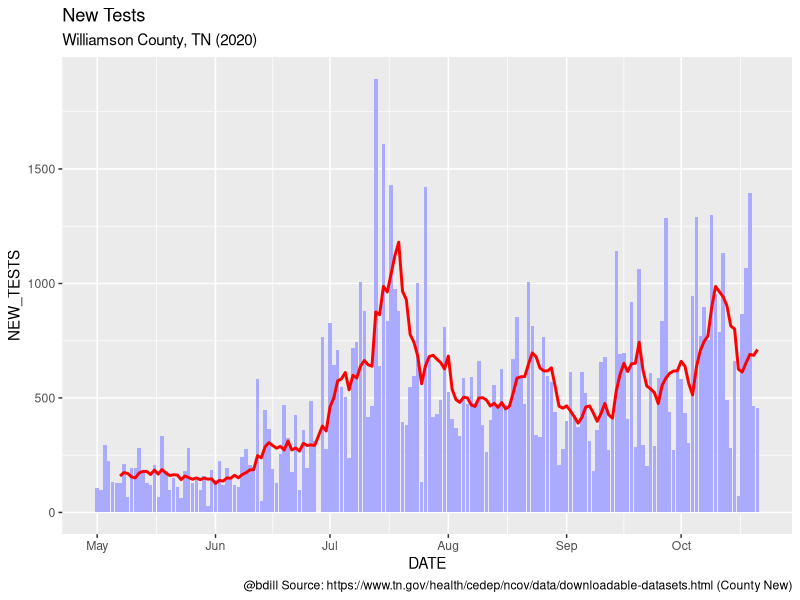
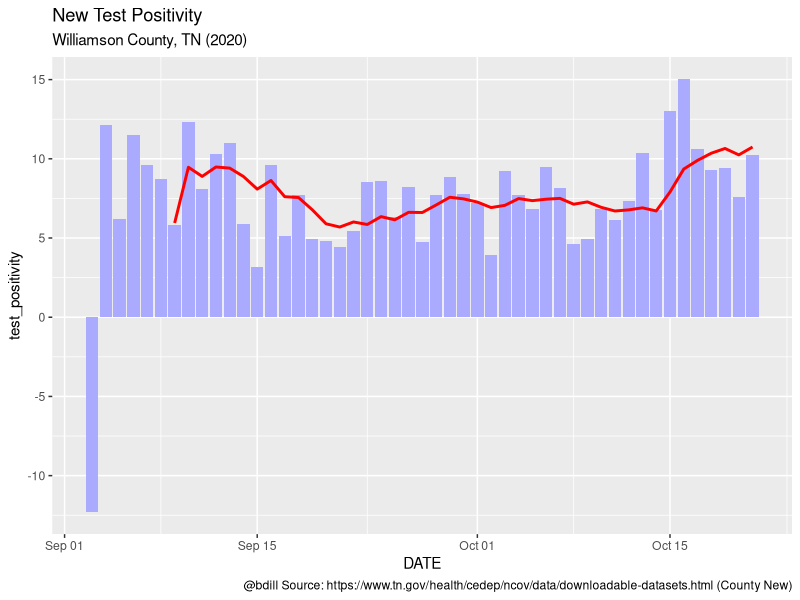
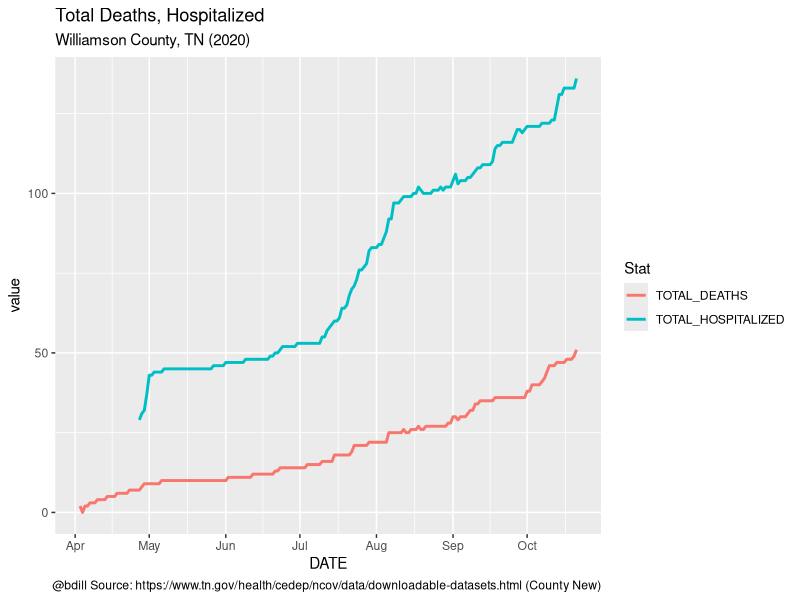
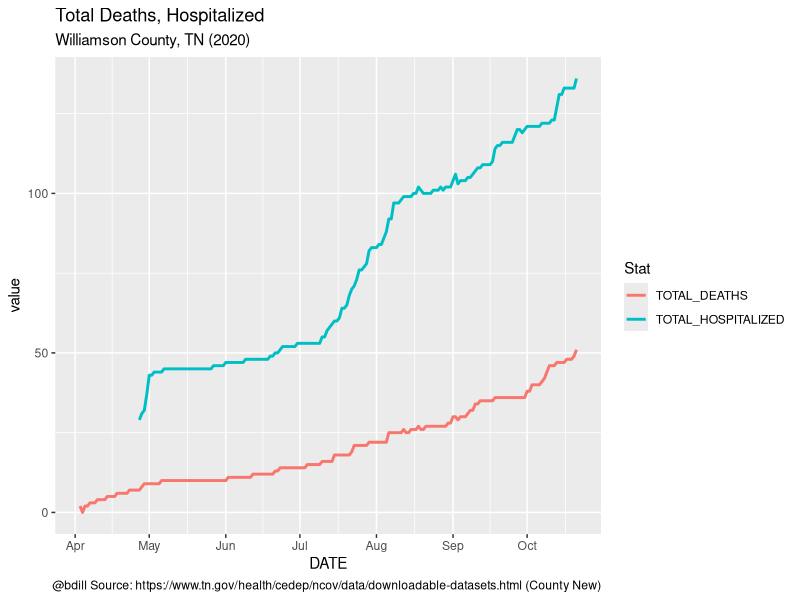

Generate these figures, in order, with R:
# Williamson County TN

library(readxl)
library(tidyverse)

d <- read_xlsx("data/TN-Public-Dataset-County-New.XLSX", col_types = c("date", "text", "numeric", "numeric", "numeric", "numeric", "numeric", "numeric", "numeric", "numeric", "numeric", "numeric", "numeric", "numeric", "numeric", "numeric", "numeric", "numeric", "numeric", "numeric", "numeric", "numeric", "numeric", "numeric"))
?read_xlsx

wmson <- d %>% 
  filter(DATE >= "2020-04-01") %>% 
  filter(COUNTY == "Williamson")
  


my_blue <- "#aaaaff"
my_labs <- labs(title = "TITLE HERE",
             subtitle = "Williamson County, TN (2020)",
             caption = "@bdill Source: https://www.tn.gov/health/cedep/ncov/data/downloadable-datasets.html (County New)")

#----- New Cases -----
wmson %>% 
  filter(DATE >= "2020-05-01") %>% 
  mutate(NEW_TESTS_07da = zoo::rollmean(NEW_TESTS, k = 7, fill = NA, align = "right")) %>% 
  ggplot(aes(DATE, NEW_TESTS)) +
  geom_col(fill = my_blue) +
  geom_line(aes(DATE, NEW_TESTS_07da), color = "red", size = 1) +
  my_labs +
  labs(title = "New Tests")

#----- Positivity -----
wmson %>% 
  filter(DATE >= "2020-09-03") %>% 
  mutate(test_positivity = NEW_POS_TESTS * 100 / NEW_TESTS,
         test_positivity_07da = zoo::rollmean(test_positivity, k = 7, fill = NA, align = "right")) %>% 
  ggplot(aes(DATE, test_positivity)) +
  geom_col(fill = my_blue) +
  geom_line(aes(DATE, test_positivity_07da), color = "red", size = 1) +
  my_labs +
  labs(title = "New Test Positivity")

#----- TOTAL_HOSPITALIZED -----
wmson %>% 
  filter(DATE >= "2020-04-03") %>% 
  pivot_longer(cols = c("TOTAL_HOSPITALIZED", "TOTAL_DEATHS"), names_to = "Stat") %>% 
  select(DATE, Stat, value)  %>% 
  #select(DATE, TOTAL_HOSPITALIZED)
  ggplot() +
  geom_line(aes(DATE, value, color = Stat), size = 1) +
  ylim(c(0, max(wmson$TOTAL_HOSPITALIZED))) +
  scale_x_datetime(breaks = "1 month", date_labels = "%b") +
  my_labs +
  labs(title = "Total Deaths, Hospitalized")

  ggsave("output/TN_Williamson_tot_death_hosp.png", width = 8, height = 5, dpi = 200)
  
